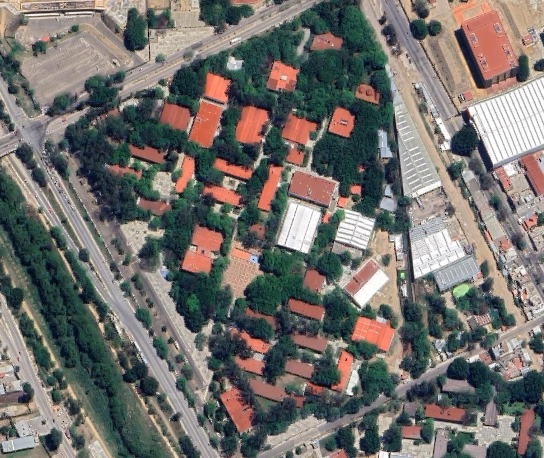
#> input picture maps1.png, 544 x 458 px
$ python verde3.py
#> lines starting #> are read from the running program, lines starting #| are printed output that depends on the picture; after the words box and inside, x2 and y2 are one past the last pixel; in counts of white or black regions, pixels touching at a corner belong together
import cv2
import numpy as np

kernel = np.ones((5, 5), np.uint8)

# Cargar la imagen
imagen = cv2.imread("maps1.png")
#> imagen is the input picture: shape (458, 544, 3); mean B, G, R 107.2, 111.5, 114.1

imagen_hsv = cv2.cvtColor(imagen, cv2.COLOR_BGR2HSV)
#> imagen_hsv: shape (458, 544, 3); mean H, S, V 62.6, 67.2, 124.8

# Rangos de color verde
verde_bajo1 = np.array([35, 40, 40])
verde_alto1 = np.array([85, 255, 255])
verde_bajo2 = np.array([85, 40, 40])
verde_alto2 = np.array([120, 255, 255])

# Crear máscaras para los rangos de color verde
mascara_verde1 = cv2.inRange(imagen_hsv, verde_bajo1, verde_alto1)
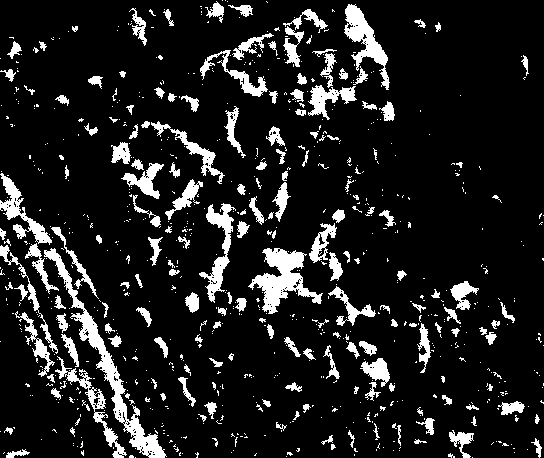
#> mascara_verde1: shape (458, 544); 12.2% white; 794 white regions (617 under 20 px), largest, box (x1, y1, x2, y2) and area: (44, 248, 167, 458) 2746, (248, 248, 323, 314) 1997, (344, 4, 390, 90) 1340
mascara_verde2 = cv2.inRange(imagen_hsv, verde_bajo2, verde_alto2)
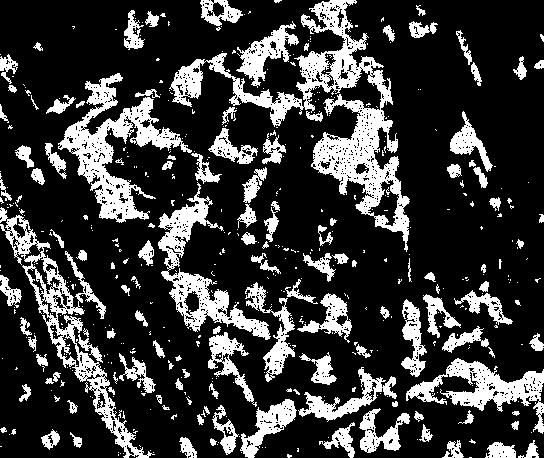
#> mascara_verde2: shape (458, 544); 22.6% white; 495 white regions (365 under 20 px), largest, box (x1, y1, x2, y2) and area: (169, 0, 410, 252) 11188, (58, 73, 192, 223) 5744, (0, 207, 155, 458) 4883

# Combinar las máscaras para detectar ambos rangos de color verde
mascara_combinada = cv2.bitwise_or(mascara_verde1, mascara_verde2)
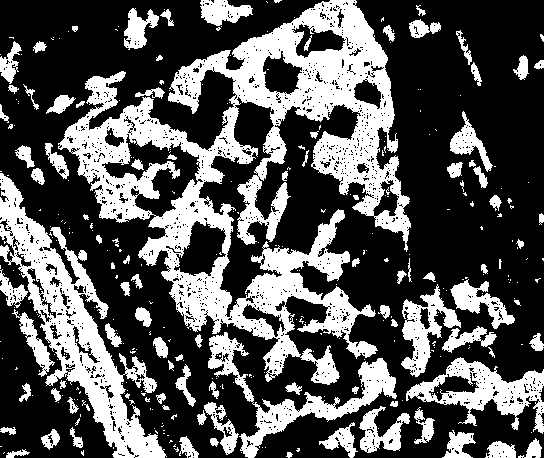
#> mascara_combinada: shape (458, 544); 33.7% white; 348 white regions (250 under 20 px), largest, box (x1, y1, x2, y2) and area: (58, 0, 411, 385) 43615, (0, 173, 167, 458) 12191, (208, 332, 397, 458) 4519

# Aplicar la máscara combinada a la imagen original
resultado = cv2.bitwise_and(imagen, imagen, mask=mascara_combinada)

# Aplicar filtro Gaussiano
gauss = cv2.GaussianBlur(resultado, (5, 5), 0)
cv2.imshow("Gausiano", gauss)

# img_erosion = cv2.erode(gauss, kernel, iterations=1)
# img_dilation = cv2.dilate(gauss, kernel, iterations=1)
media = cv2.medianBlur(gauss, ksize=5);
cv2.imshow("media", media)

# Aplicar umbral adaptativo en escala de grises
gray = cv2.cvtColor(media, cv2.COLOR_BGR2GRAY)
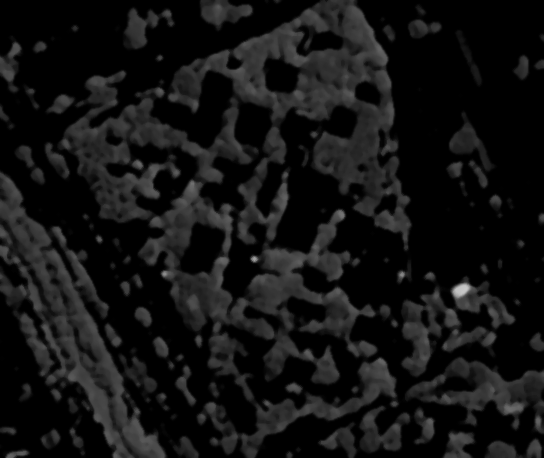
#> gray: shape (458, 544); min 0, max 199, mean 19.3
_, bordes = cv2.threshold(gray, 0, 255, cv2.THRESH_BINARY + cv2.THRESH_OTSU)
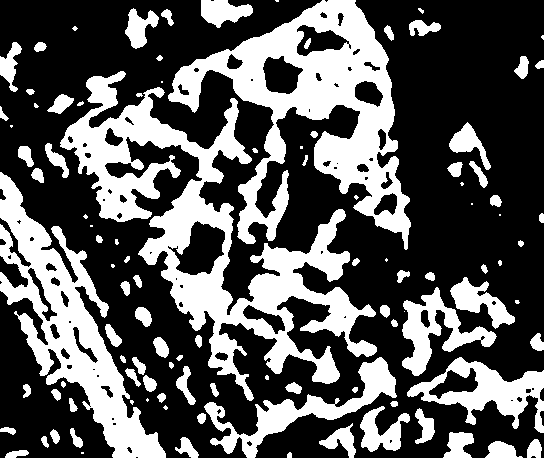
#> bordes: shape (458, 544); 34.7% white; 105 white regions (24 under 20 px)

# Encontrar contornos en la imagen de bordes
(contornos, _) = cv2.findContours(bordes.copy(), cv2.RETR_EXTERNAL, cv2.CHAIN_APPROX_SIMPLE)
#> contornos = 104 contours, 35 with area under 20; largest, box (x1, y1, x2, y2) and area: (60, 71, 377, 401) 27276, (168, 0, 411, 250) 23959, (0, 172, 166, 458) 14170, (407, 357, 544, 433) 4488, (204, 357, 397, 458) 3968

# Filtrar contornos pequeños (áreas irrelevantes)
contornos_filtrados = [contorno for contorno in contornos if cv2.contourArea(contorno) > 100]
#> contornos_filtrados = 36 contours; largest, box (x1, y1, x2, y2) and area: (60, 71, 377, 401) 27276, (168, 0, 411, 250) 23959, (0, 172, 166, 458) 14170, (407, 357, 544, 433) 4488, (204, 357, 397, 458) 3968

# Calcular el área total de la imagen
area_total = imagen.shape[0] * imagen.shape[1]
#> area_total = 249152

# Calcular el área de las áreas verdes
area_areas_verdes = sum(cv2.contourArea(contorno) for contorno in contornos_filtrados)
#> area_areas_verdes = 86984


canny = cv2.Canny(gauss, 80, 180)
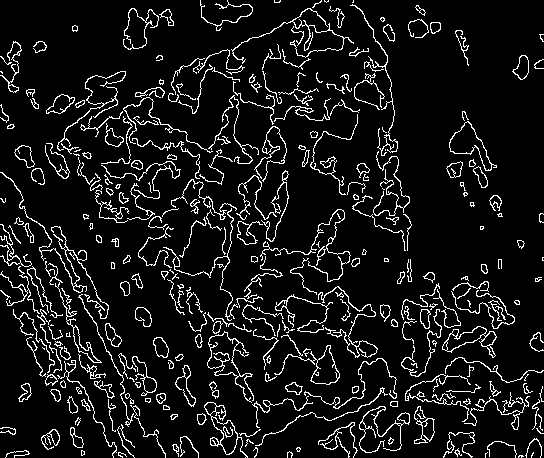
#> canny: shape (458, 544); 8.9% white in thin lines or dots

# Calcular el porcentaje de áreas verdes
porcentaje_areas_verdes = (area_areas_verdes / area_total) * 100
#> porcentaje_areas_verdes = 34.91

print("Área Total de la Imagen: {} pixeles cuadrados".format(area_total))
#| Área Total de la Imagen: 249152 pixeles cuadrados
print("Área de Áreas Verdes: {} pixeles cuadrados".format(area_areas_verdes))
#| Área de Áreas Verdes: 86984.0 pixeles cuadrados
print("Porcentaje de Áreas Verdes: {:.2f}%".format(porcentaje_areas_verdes))
#| Porcentaje de Áreas Verdes: 34.91%

# Dibujar contornos en la imagen original
cv2.drawContours(imagen, contornos_filtrados, -1, (0, 0, 255), 2)
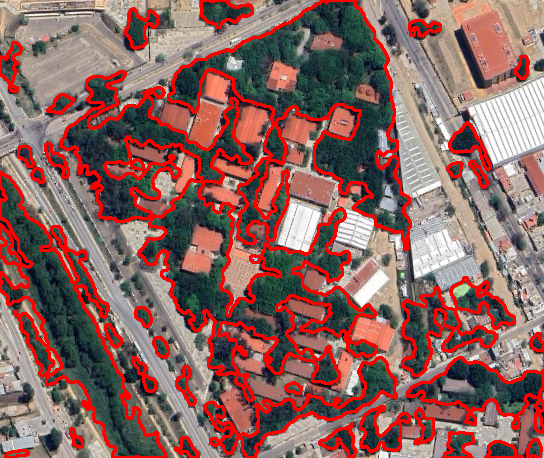
#> imagen: shape (458, 544, 3); 14.78% of pixels changed, all inside (x1, y1, x2, y2) = (0, 0, 544, 458)


# Mostrar la imagen con los contornos
cv2.imshow("Canny", canny)
cv2.imshow("Áreas Verdes", imagen)


cv2.waitKey(0)
cv2.destroyAllWindows()

$ run again, with maps3.png copied over maps1.png
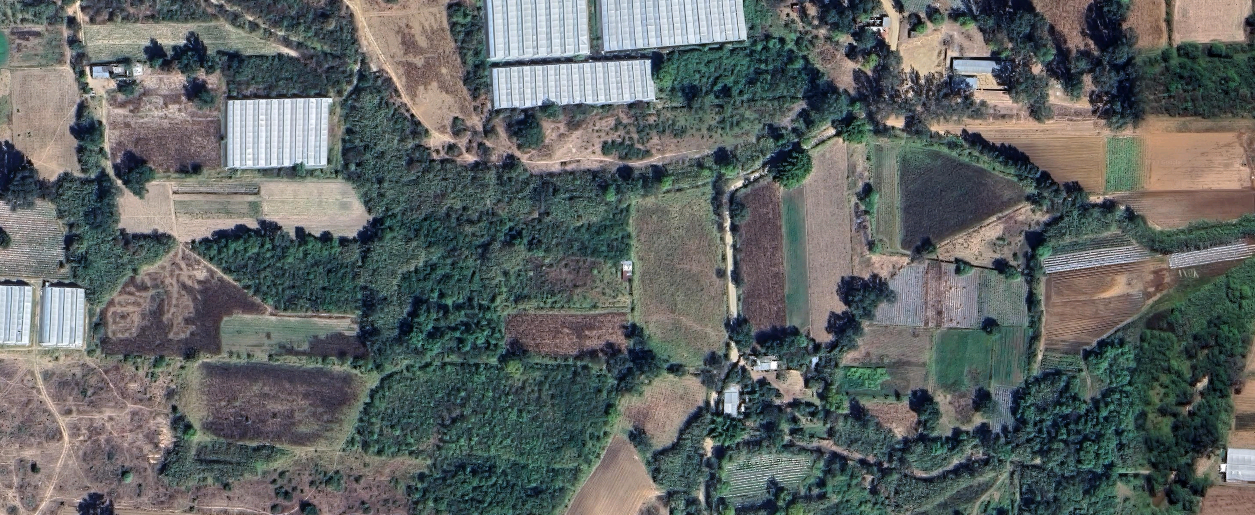
#> input picture maps3.png, 1255 x 515 px
#> imagen is the input picture: shape (515, 1255, 3); mean B, G, R 99.8, 100.8, 95.6
#> imagen_hsv: shape (515, 1255, 3); mean H, S, V 76.7, 61.4, 109.3
#> `mascara_verde1 = cv2.inRange(imagen_hsv, verde_bajo1, verde_alto1)`:
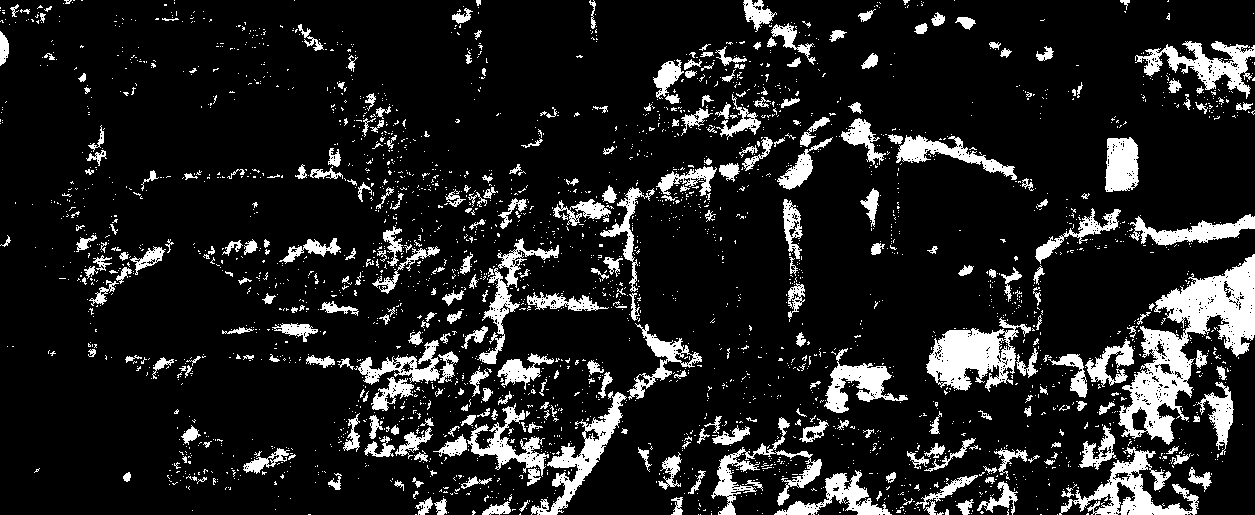
#> mascara_verde1: shape (515, 1255); 13% white; 2904 white regions (2579 under 20 px), largest, box (x1, y1, x2, y2) and area: (1118, 254, 1255, 445) 9210, (926, 317, 1031, 392) 3886, (1059, 447, 1199, 515) 3126
#> mascara_verde2: shape (515, 1255); 29.6% white; 1822 white regions (1642 under 20 px), largest, box (x1, y1, x2, y2) and area: (143, 0, 689, 515) 75092, (806, 133, 1155, 515) 25639, (447, 0, 898, 178) 19603
#> mascara_combinada: shape (515, 1255); 41.4% white; 1748 white regions (1629 under 20 px), largest, box (x1, y1, x2, y2) and area: (143, 0, 903, 515) 128409, (621, 101, 1255, 515) 89981, (948, 0, 1255, 118) 11408
#> bordes: shape (515, 1255); 39.6% white; 231 white regions (77 under 20 px)
#> contornos = 230 contours, 97 with area under 20; largest, box (x1, y1, x2, y2) and area: (194, 0, 1255, 515) 145572, (622, 254, 1255, 515) 77078, (4, 109, 172, 304) 9357, (1128, 41, 1255, 114) 4356, (157, 411, 295, 484) 3143
#> contornos_filtrados = 57 contours; largest, box (x1, y1, x2, y2) and area: (194, 0, 1255, 515) 145572, (622, 254, 1255, 515) 77078, (4, 109, 172, 304) 9357, (1128, 41, 1255, 114) 4356, (157, 411, 295, 484) 3143
#> area_areas_verdes = 261221
#> canny: shape (515, 1255); 12.3% white in thin lines or dots
#> porcentaje_areas_verdes = 40.42
#| Área Total de la Imagen: 646325 pixeles cuadrados
#| Área de Áreas Verdes: 261221.0 pixeles cuadrados
#| Porcentaje de Áreas Verdes: 40.42%
#> `cv2.drawContours(imagen, contornos_filtrados, -1, (0, 0, 255), 2)`:
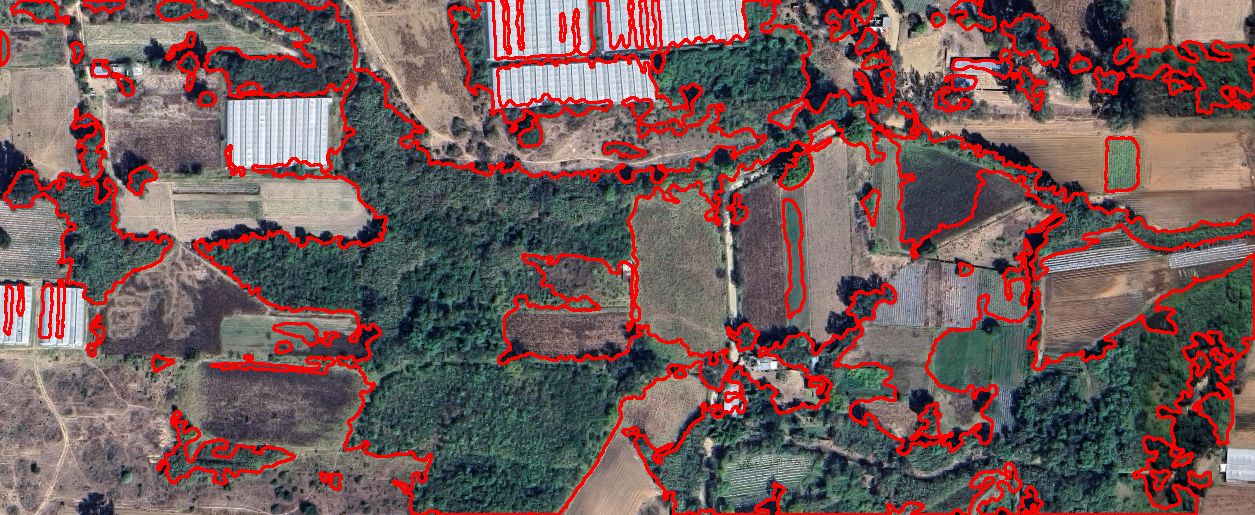
#> imagen: shape (515, 1255, 3); 11.12% of pixels changed, all inside (x1, y1, x2, y2) = (0, 0, 1255, 515)

$ run again, with maps.png copied over maps1.png
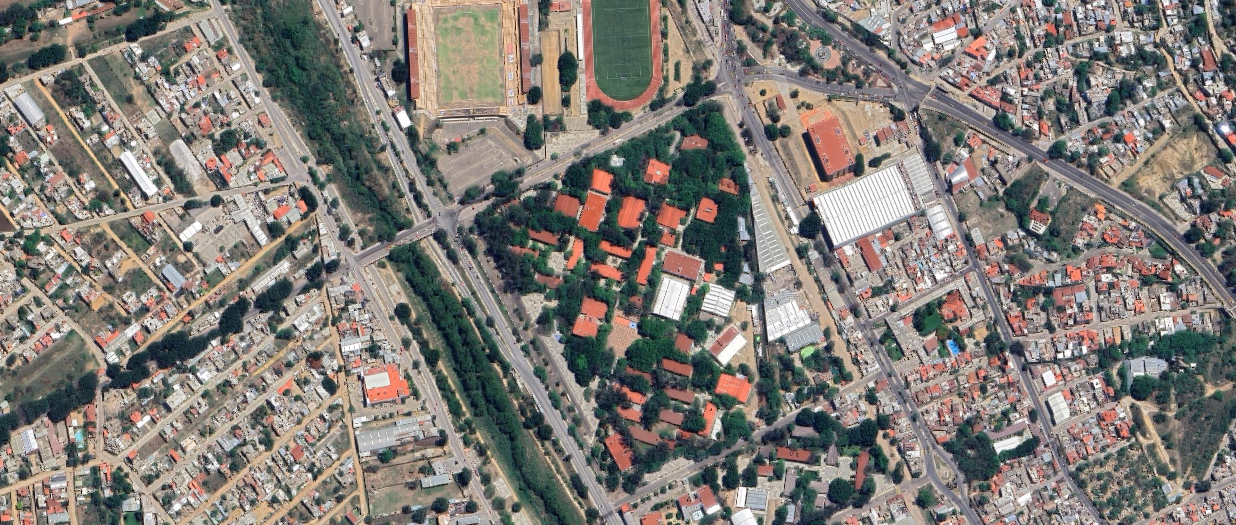
#> input picture maps.png, 1236 x 525 px
#> imagen is the input picture: shape (525, 1236, 3); mean B, G, R 118.5, 123.8, 129.1
#> imagen_hsv: shape (525, 1236, 3); mean H, S, V 56, 51.4, 136
#> `mascara_verde1 = cv2.inRange(imagen_hsv, verde_bajo1, verde_alto1)`:
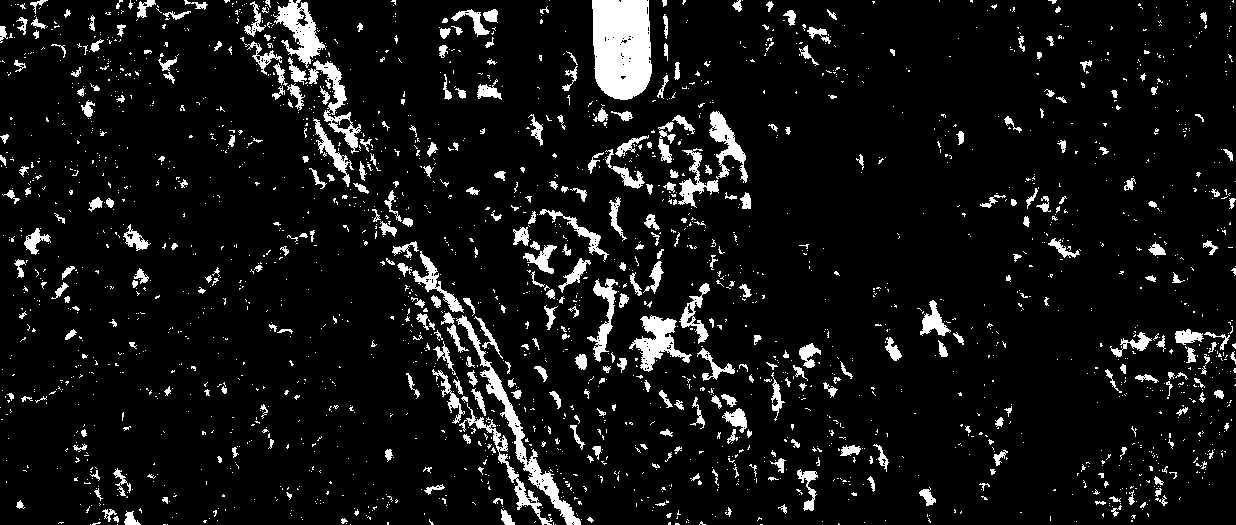
#> mascara_verde1: shape (525, 1236); 7.8% white; 2304 white regions (1918 under 20 px), largest, box (x1, y1, x2, y2) and area: (592, 0, 652, 100) 5237, (456, 315, 581, 525) 2366, (273, 0, 326, 68) 1482
#> mascara_verde2: shape (525, 1236); 14.4% white; 1766 white regions (1370 under 20 px), largest, box (x1, y1, x2, y2) and area: (593, 102, 765, 319) 7419, (387, 245, 566, 525) 4687, (468, 168, 605, 295) 4440
#> mascara_combinada: shape (525, 1236); 21.6% white; 1766 white regions (1325 under 20 px), largest, box (x1, y1, x2, y2) and area: (468, 102, 765, 431) 31220, (386, 241, 581, 525) 11663, (242, 0, 413, 242) 10684
#> bordes: shape (525, 1236); 21.9% white; 565 white regions (197 under 20 px)
#> contornos = 564 contours, 247 with area under 20; largest, box (x1, y1, x2, y2) and area: (470, 102, 765, 443) 35736, (381, 242, 581, 525) 12906, (243, 0, 413, 241) 11382, (1087, 315, 1234, 421) 6714, (591, 0, 653, 100) 5334
#> contornos_filtrados = 124 contours; largest, box (x1, y1, x2, y2) and area: (470, 102, 765, 443) 35736, (381, 242, 581, 525) 12906, (243, 0, 413, 241) 11382, (1087, 315, 1234, 421) 6714, (591, 0, 653, 100) 5334
#> area_areas_verdes = 123960.5
#> canny: shape (525, 1236); 7.4% white in thin lines or dots
#> porcentaje_areas_verdes = 19.1
#| Área Total de la Imagen: 648900 pixeles cuadrados
#| Área de Áreas Verdes: 123960.5 pixeles cuadrados
#| Porcentaje de Áreas Verdes: 19.10%
#> `cv2.drawContours(imagen, contornos_filtrados, -1, (0, 0, 255), 2)`:
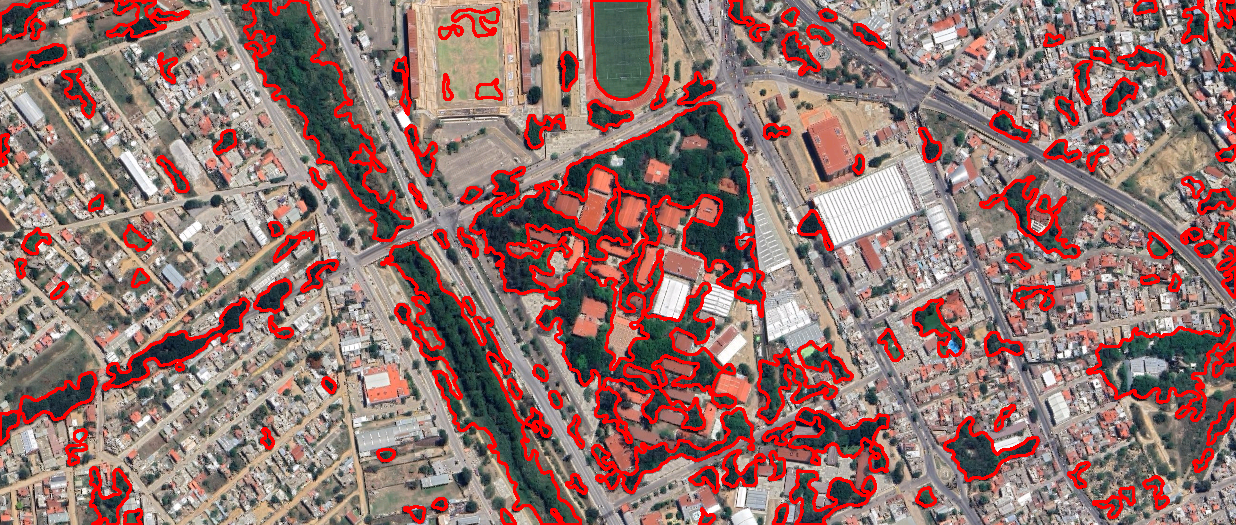
#> imagen: shape (525, 1236, 3); 10.59% of pixels changed, all inside (x1, y1, x2, y2) = (0, 0, 1236, 525)
